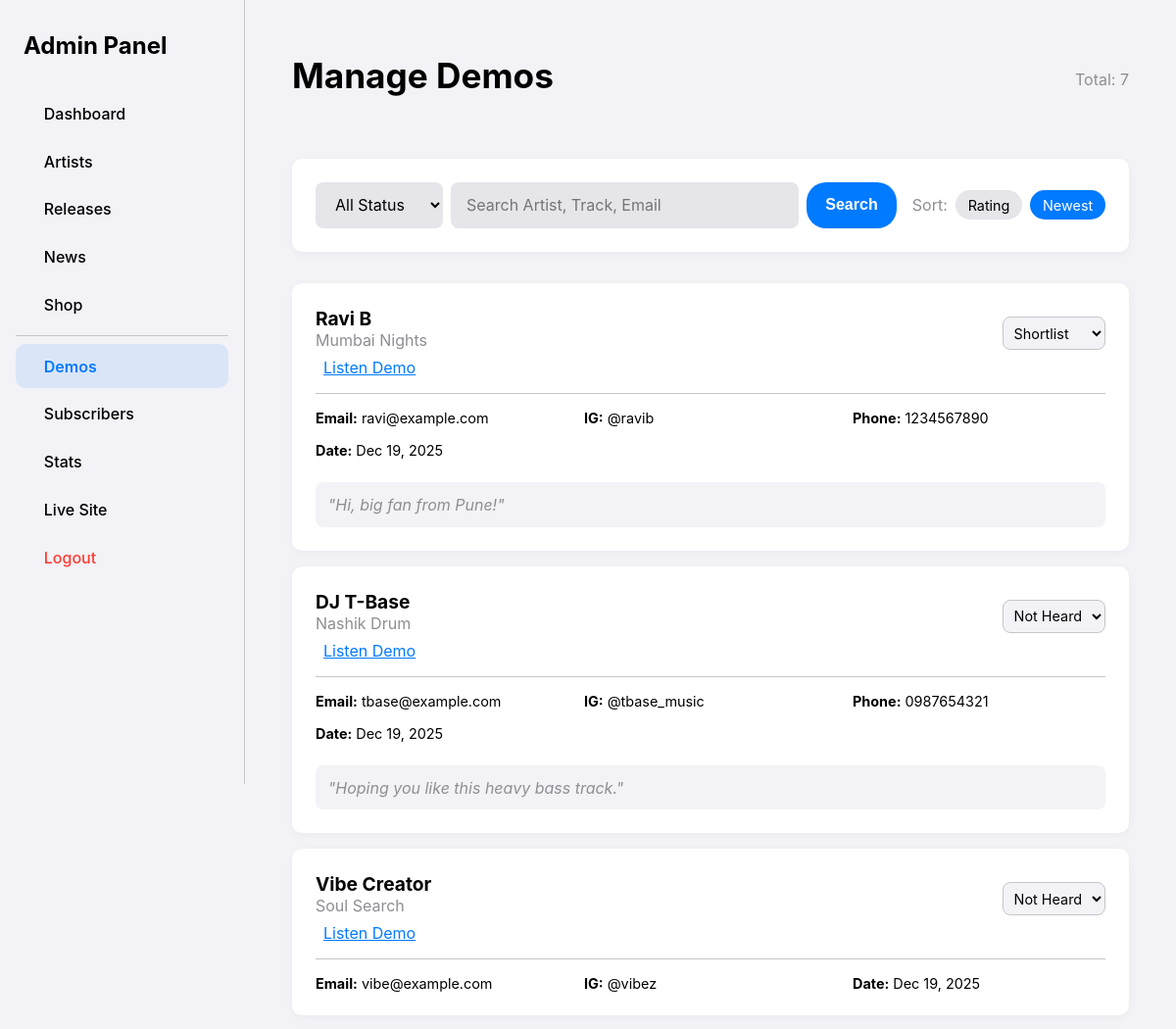
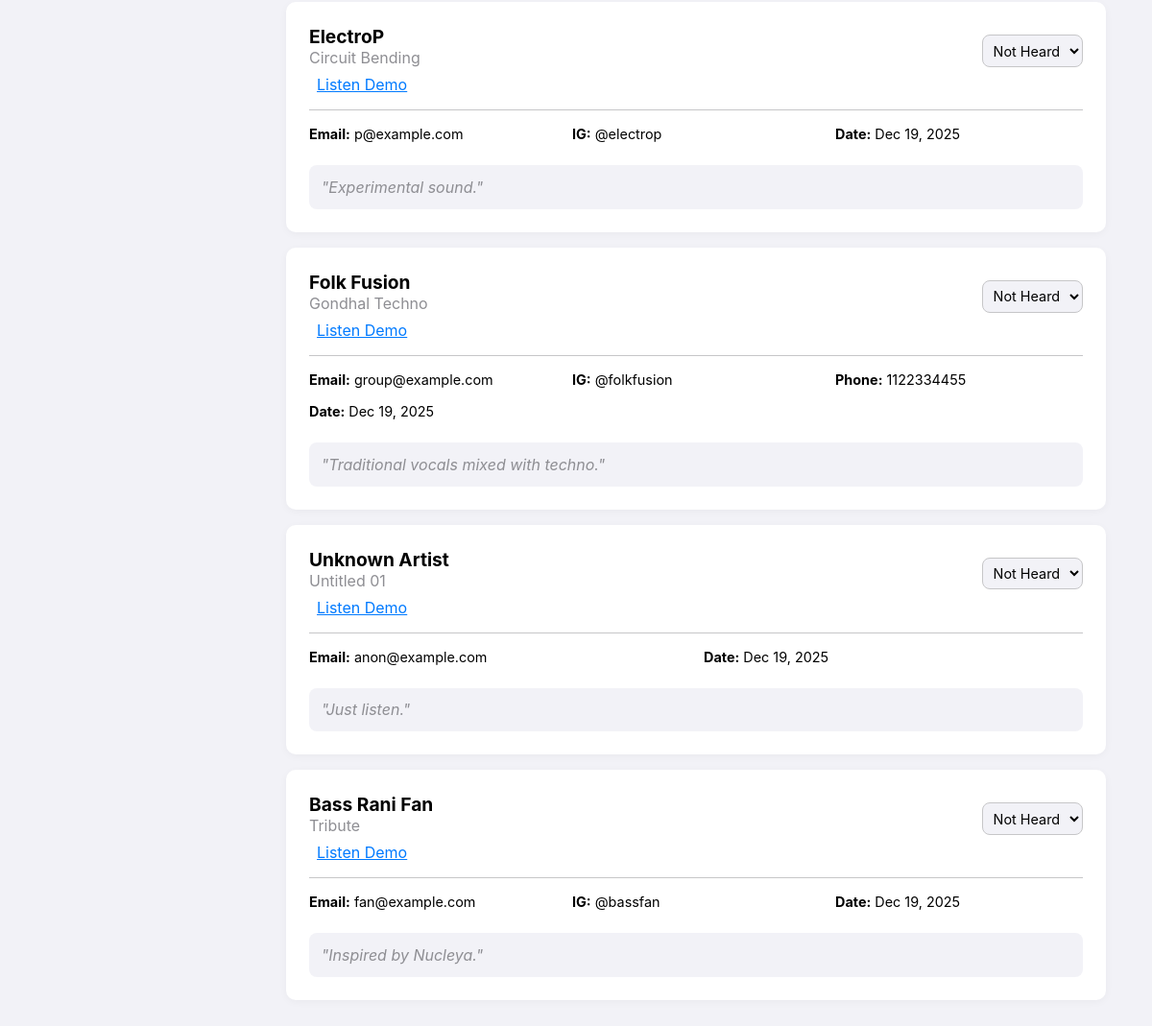
The app's page /admin/index.php?view=demos (signed in) with its own data (2 pictures, top to bottom).
### tables this page shows
CREATE TABLE demos (
            id INTEGER PRIMARY KEY AUTOINCREMENT,
            artist_name TEXT NOT NULL,
            email TEXT NOT NULL,
            demo_url TEXT NOT NULL,
            track_name TEXT,
            instagram TEXT,
            phone TEXT,
            message TEXT,
            submitted_at DATETIME DEFAULT CURRENT_TIMESTAMP
        , rating INTEGER DEFAULT 0, status TEXT DEFAULT 'not_heard');

### admin/demos_view.php (the view, shortened to what this page needs)
<?php
$search = $_GET['search'] ?? '';
$sort = $_GET['sort'] ?? 'submitted_at';
$order = $_GET['order'] ?? 'DESC';
$status_filter = $_GET['status_filter'] ?? 'all';
$sql = "SELECT * FROM demos WHERE (artist_name LIKE ? OR track_name LIKE ? OR email LIKE ?)";
$search_term = "%$search%";
$params = [$search_term, $search_term, $search_term];
$sql .= " ORDER BY $sort $order";
$stmt = $pdo->prepare($sql);
$stmt->execute($params);
$demos = $stmt->fetchAll();
?>
<div style="display: flex; justify-content: space-between; align-items: center; margin-bottom: 2rem;">
    <h1>Manage Demos</h1>
    <div style="color: var(--ios-secondary);">
        Total: <?php echo count($demos); ?>
    </div>
</div>
<div class="card" style="margin-bottom: 2rem; display: flex; gap: 1rem; flex-wrap: wrap;">
    <form method="GET" style="flex: 1; display: flex; gap: 0.5rem; white-space: nowrap;">
        <select name="status_filter" onchange="this.form.submit()" style="width: auto; margin-bottom: 0;">
            <option value="all" <?php echo $status_filter == 'all' ? 'selected' : ''; ?>>All Status</option>
        </select>
        <input type="text" name="search" placeholder="Search Artist, Track, Email"
            value="<?php echo htmlspecialchars($search); ?>" style="margin-bottom: 0;">
        <button type="submit" class="ios-btn">Search</button>
    </form>
    <div style="display: flex; gap: 0.5rem; align-items: center;">
        <span style="color: var(--ios-secondary);">Sort:</span>
        <a href="?view=demos&sort=rating&order=DESC&search=<?php echo urlencode($search); ?>"
            class="chip <?php echo $sort == 'rating' ? 'active' : ''; ?>">Rating</a>
        <a href="?view=demos&sort=submitted_at&order=DESC&search=<?php echo urlencode($search); ?>"
            class="chip <?php echo $sort == 'submitted_at' ? 'active' : ''; ?>">Newest</a>
    </div>
</div>
<div style="display: grid; gap: 1rem;">
    <?php foreach ($demos as $demo): ?>
        <div class="card" style="display: grid; gap: 1rem;">
            <div style="display: flex; justify-content: space-between; align-items: flex-start;">
                <div>
                    <div style="font-size: 1.2rem; font-weight: 700;"><?php echo htmlspecialchars($demo['artist_name']); ?>
                    </div>
                    <div style="font-size: 1rem; color: var(--ios-secondary);">
                        <?php echo htmlspecialchars($demo['track_name']); ?>
                    </div>
                    <div style="margin-top: 0.5rem;">
                        <a href="<?php echo htmlspecialchars($demo['demo_url']); ?>" target="_blank" class="ios-btn-text"
                            style="display: flex; align-items: center; gap: 0.5rem;">
                            <ion-icon name="link-outline"></ion-icon> Listen Demo
                        </a>
                    </div>
                </div>
                <div style="display: flex; flex-direction: column; align-items: flex-end; gap: 0.5rem;">
                    <form method="POST">
                        <div style="display: flex; align-items: center;">
                            <?php for ($i = 1; $i <= 5; $i++): ?>
                                <button type="submit" name="rating" value="<?php echo $i; ?>"
                                    style="background: none; border: none; cursor: pointer; color: <?php echo $i <= $demo['rating'] ? '#FFD700' : '#E5E5EA'; ?>; font-size: 1.5rem;">
                                </button>
                            <?php endfor; ?>
                        </div>
                    </form>
                    <form method="POST">
                        <select name="status" onchange="this.form.submit()"
                            style="margin-bottom: 0; padding: 0.4rem; font-size: 0.9rem; border: 1px solid var(--ios-separator); background: var(--ios-bg); width: auto;">
                            <option value="not_heard" <?php echo ($demo['status'] ?? 'not_heard') == 'not_heard' ? 'selected' : ''; ?>>Not Heard</option>
                            <option value="shortlist" <?php echo ($demo['status'] ?? '') == 'shortlist' ? 'selected' : ''; ?>>
                                Shortlist</option>
                        </select>
                    </form>
                </div>
            </div>
            <div style="height: 1px; background: var(--ios-separator);"></div>
            <div
                style="display: grid; grid-template-columns: repeat(auto-fit, minmax(200px, 1fr)); gap: 1rem; font-size: 0.9rem;">
                <div>
                    <strong>Email:</strong> <?php echo htmlspecialchars($demo['email']); ?>
                </div>
                <?php if ($demo['instagram']): ?>
                    <div>
                        <strong>IG:</strong> <?php echo htmlspecialchars($demo['instagram']); ?>
                    </div>
                <?php endif; ?>
                <?php if ($demo['phone']): ?>
                    <div>
                        <strong>Phone:</strong> <?php echo htmlspecialchars($demo['phone']); ?>
                    </div>
                <?php endif; ?>
                <div>
                    <strong>Date:</strong> <?php echo date('M d, Y', strtotime($demo['submitted_at'])); ?>
                </div>
            </div>
            <?php if ($demo['message']): ?>
                <div
                    style="background: #F2F2F7; padding: 0.8rem; border-radius: 8px; margin-top: 0.5rem; color: var(--ios-secondary); font-style: italic;">
                    "<?php echo htmlspecialchars($demo['message']); ?>"
                </div>
            <?php endif; ?>
        </div>
    <?php endforeach; ?>
</div>

### records on screen
demos: artist_name "Ravi B", track_name "Mumbai Nights", status "Shortlist", email "ravi@example.com", instagram "@ravib", phone "1234567890", submitted_at "Dec 19, 2025", message "Hi, big fan from Pune!"
demos: artist_name "DJ T-Base", track_name "Nashik Drum", status "Not Heard", email "tbase@example.com", instagram "@tbase_music", phone "0987654321", submitted_at "Dec 19, 2025", message "Hoping you like this heavy bass track."
demos: artist_name "Vibe Creator", track_name "Soul Search", status "Not Heard", email "vibe@example.com", instagram "@vibez", submitted_at "Dec 19, 2025"
demos: artist_name "ElectroP", track_name "Circuit Bending", status "Not Heard", email "p@example.com", instagram "@electrop", submitted_at "Dec 19, 2025", message "Experimental sound."
demos: artist_name "Folk Fusion", track_name "Gondhal Techno", status "Not Heard", email "group@example.com", instagram "@folkfusion", phone "1122334455", submitted_at "Dec 19, 2025", message "Traditional vocals mixed with techno."
demos: artist_name "Unknown Artist", track_name "Untitled 01", status "Not Heard", email "anon@example.com", submitted_at "Dec 19, 2025", message "Just listen."
demos: artist_name "Bass Rani Fan", track_name "Tribute", status "Not Heard", email "fan@example.com", instagram "@bassfan", submitted_at "Dec 19, 2025", message "Inspired by Nucleya."

### other values on screen
count($demos) "7"
